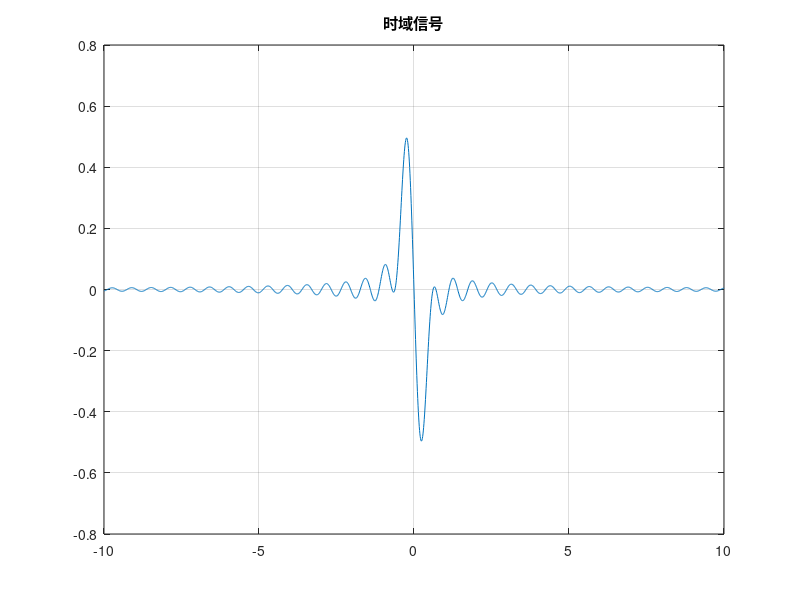

Reproduce this figure in MATLAB.
clc
clear all
delta=0.01 ;
t=-10: delta: 10;
w=-10:delta:10;
Fw2=(-1*j*2*w)./(16+w.*w) ;
ft2=delta*(Fw2*exp(-j*w'*t))./(2*pi);plot(t,ft2);
title('时域信号'), grid on
